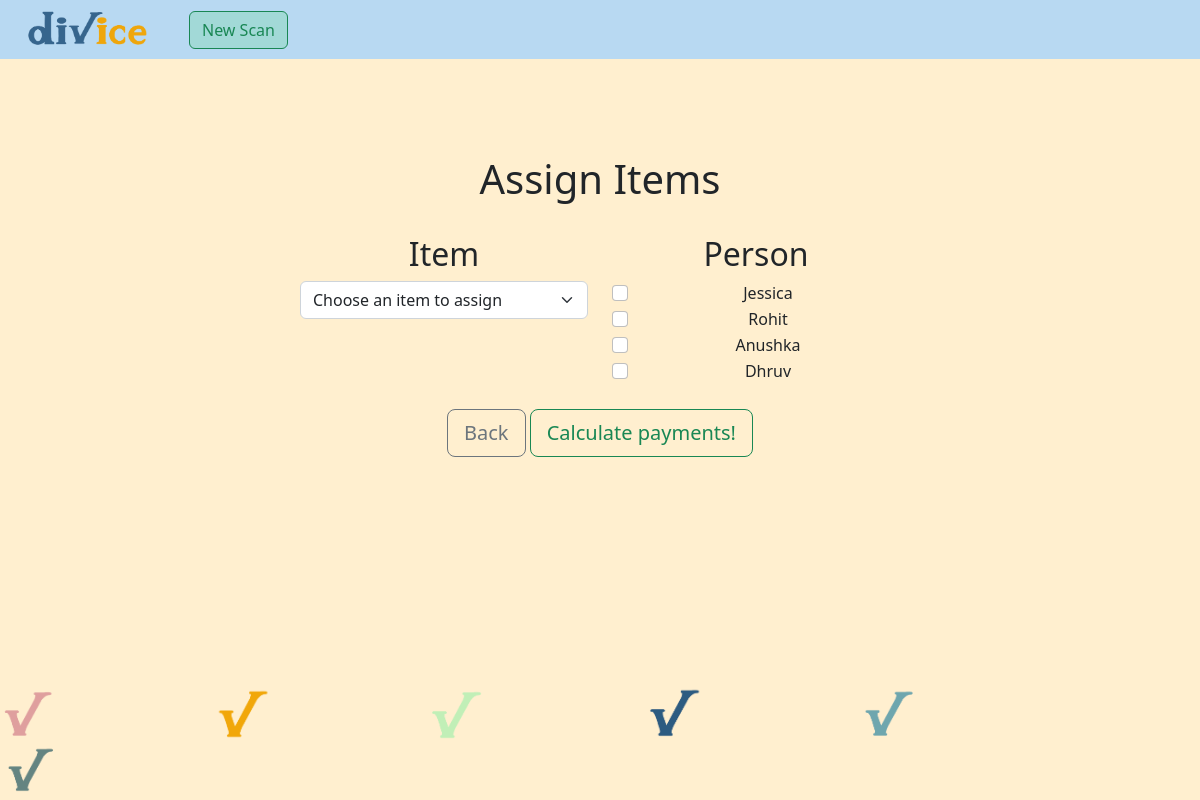
The app's page /assign/ with its own data.
### divice/models.py (models this page shows)
class Name(models.Model):
    name = models.CharField(max_length=100)
    def __str__(self):
        return self.name

### divice/views.py (the view)
# urls.py: path('assign/', views.assign_items, name='assign-page'),
def assign_items(request):
    context = {
        'item_list': Item.objects.all(), 'name_list': Name.objects.all()
    }
    return render(request, 'assign_items_template.html', context)

### divice/models.py (called while the page is built)
    def __str__(self):
        return '{0} - ${1}'.format(self.name, self.price)

### divice/templates/assign_items_template.html (shortened to what this page needs)
{% extends "base_template.html" %}
{% block content %}
<div class="mxy-auto mt-5 pt-5">
    <div class="jumbotron text-center">
        <h1>Assign Items</h1>
    </div>
    <br>
    <body>
        <div class="padded text-center">
            <div class="row">
                <div class="column">
                    <h2>Item</h2>
                    <select class="form-select" aria-label="select">
                        <option selected>Choose an item to assign</option>
                    </select>
                </div>
                <div class="column">
                    <h2>Person</h2>
                    {% for name in name_list %}
                        <div class="form-check">
                            <input class="form-check-input" type="checkbox" value="" id="flexCheckDefault" />
                            <label class="form-check-label" for="flexCheckDefault">{{ name }}</label>
                        </div>
                    {% endfor %}
                </div>
            </div>
        </div>
    </body>
    <br>
    <div class="text-center">
        <a href="/people/" class="btn btn-lg btn-outline-secondary" role="button">Back</a>
        <a href="/calculating/" class="btn btn-lg btn-outline-success" role="button">Calculate payments!</a>
    </div>
</div>
{% endblock %}

### divice/templates/assign_items_template.html (style rules this page uses)
.column { float: center; width: 50%; }
.row:after { content: ""; display: table; clear: both; }
.padded { padding-right: 25%; padding-left: 25%; }

### records on screen
Name: name "Jessica"
Name: name "Rohit"
Name: name "Anushka"
Name: name "Dhruv"
